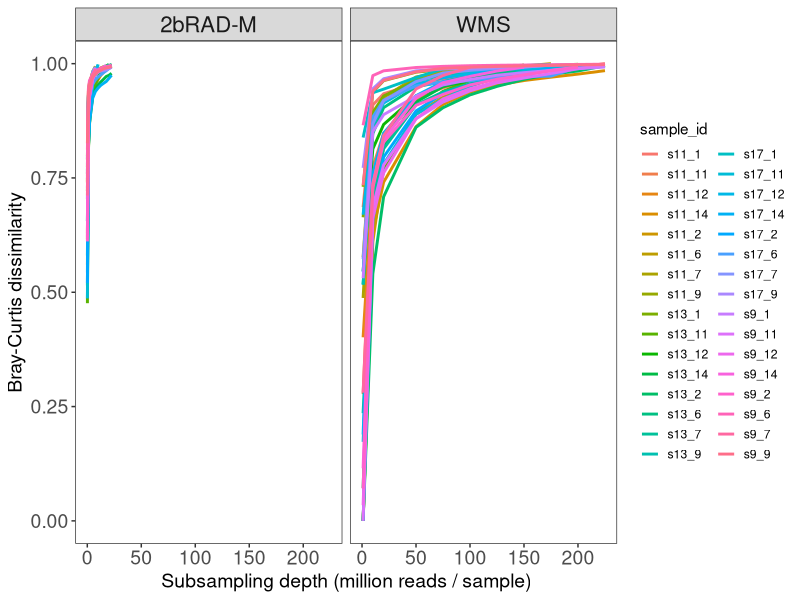
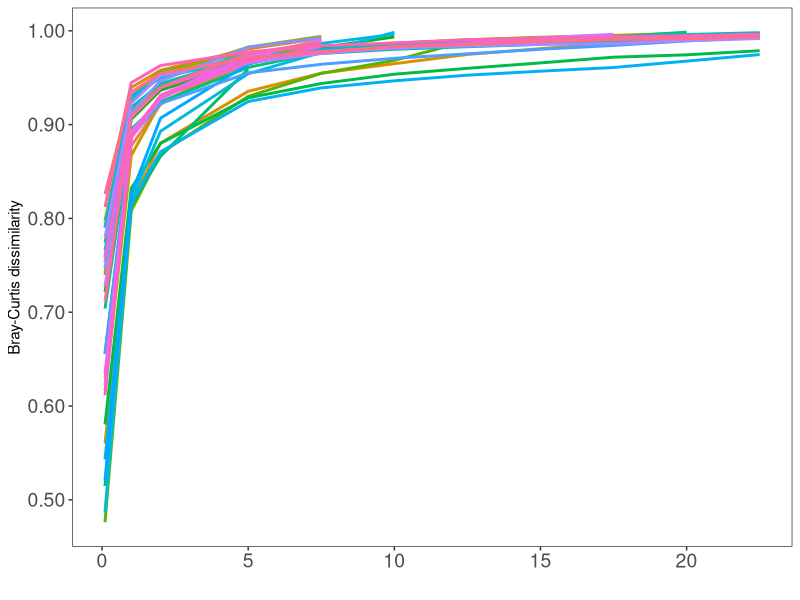
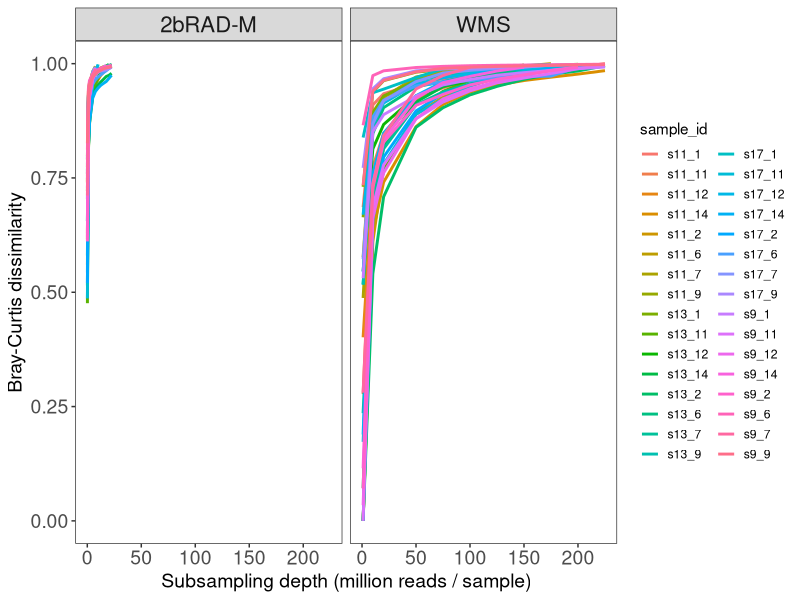
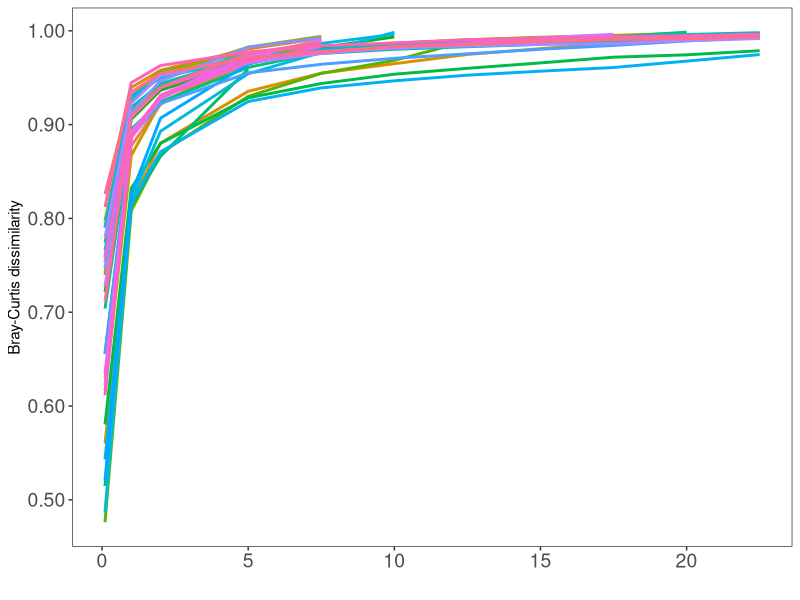

Write the R code that produced these figures, in order.
library(ggplot2)

data <- read.csv("BC_all.csv", header = TRUE)

plot <- ggplot(data, aes(x = depth, y = BrayCurtis_similarity, color = sample_id)) +
  geom_line(linewidth = 1) +
  xlab("Subsampling depth (million reads / sample)") +
  ylab("Bray-Curtis dissimilarity") +
  theme_bw() +
  theme(
    panel.grid.major = element_blank(),
    panel.grid.minor = element_blank(),
    axis.text.x = element_text(size = 14),
    axis.text.y = element_text(size = 14),
    axis.title.x = element_text(size = 14),
    axis.title.y = element_text(size = 14),
    strip.text = element_text(size = 16),
    legend.key.size = unit(1, "lines")
  ) +
  facet_wrap(~ way, nrow = 1) +
  scale_y_continuous(labels = scales::number_format(accuracy = 0.01))

print(plot)

ggsave("new_BC_with_same_scale.pdf", plot = plot, width = 10, height = 3)


data_2b <- read.csv("BC_2b.csv", header = TRUE)

plot_2b <- ggplot(data_2b, aes(x = depth, y = BrayCurtis_similarity, color = sample_id)) +
  geom_line(linewidth = 1) +
  xlab("") +
  ylab("Bray-Curtis dissimilarity") +
  theme_bw() +
  theme(
    panel.grid.major = element_blank(),
    panel.grid.minor = element_blank(),
    axis.text.x = element_text(size = 14),
    axis.text.y = element_text(size = 14),
    legend.position = "none"
  ) +
  scale_y_continuous(labels = scales::number_format(accuracy = 0.01))

print(plot_2b)

ggsave("BC_2b.pdf", plot = plot_2b, width = 5, height = 2.5)
